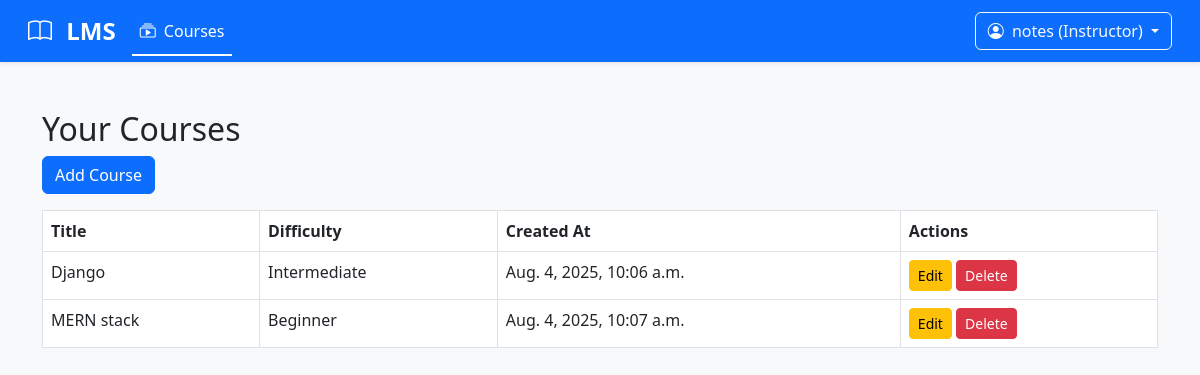
Before: /courses/instructor/ (signed in) with the older database file.
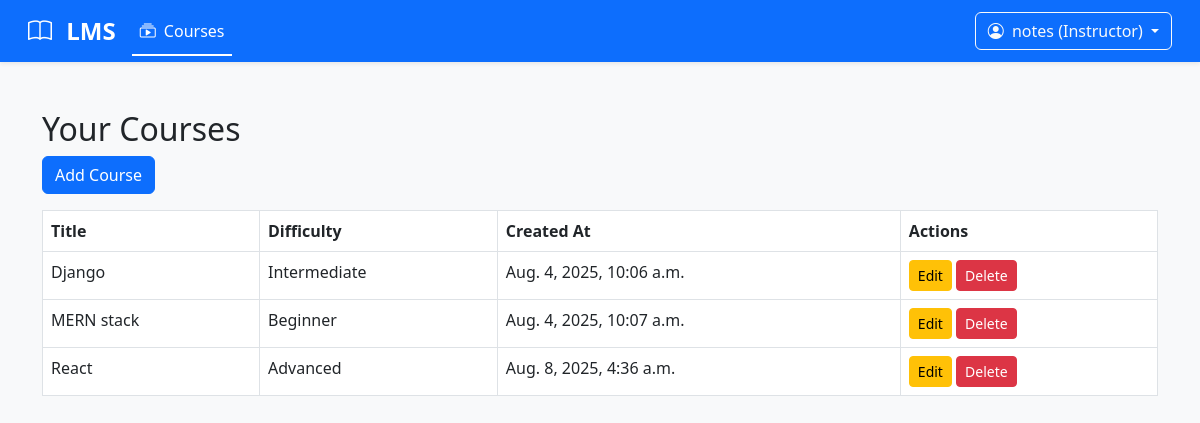
After: the same page with the newer database file.
### courses/models.py (models this page shows, shortened)
class Course(models.Model):
    title = models.CharField(max_length=200)  # Title of the course
    description = models.TextField()          # Detailed course description
    instructor = models.ForeignKey(User, on_delete=models.CASCADE)  # Who created this course
    difficulty = models.CharField(max_length=20, choices=DIFFICULTY_CHOICES)  # Difficulty level
    created_at = models.DateTimeField(auto_now_add=True)  # Auto-set to current date when created

### courses/views.py (the view)
# urls.py: path('instructor/', views.instructor_courses, name='instructor_courses'),
@login_required
@user_passes_test(is_instructor)
def instructor_courses(request):
    courses = Course.objects.filter(instructor=request.user)
    return render(request, 'courses/instructor_courses.html', {'courses': courses})

### courses/views.py (called while the page is built)
def is_instructor(user):
    return user.groups.filter(name='Instructor').exists()

### notifications/context_processors.py (called while the page is built)
def unread_notifications(request):
    if request.user.is_authenticated:
        unread_count = Notification.objects.filter(user=request.user, is_read=False).count()
    else:
        unread_count = 0
    return {'unread_notification_count': unread_count}

### courses/templates/courses/instructor_courses.html
{% extends 'base.html' %}
{% block content %}
<div class="container mt-4">
  <h2>Your Courses</h2>
  <a href="{% url 'add_course' %}" class="btn btn-primary mb-3">Add Course</a>
  <table class="table table-bordered">
    <thead>
      <tr>
        <th>Title</th>
        <th>Difficulty</th>
        <th>Created At</th>
        <th>Actions</th>
      </tr>
    </thead>
    <tbody>
      {% for course in courses %}
      <tr>
        <td>{{ course.title }}</td>
        <td>{{ course.difficulty }}</td>
        <td>{{ course.created_at }}</td>
        <td>
          <a href="{% url 'edit_course' course.id %}" class="btn btn-warning btn-sm">Edit</a>
          <a href="{% url 'delete_course' course.id %}" class="btn btn-danger btn-sm">Delete</a>
        </td>
      </tr>
      {% empty %}
      <tr>
        <td colspan="4">No courses found.</td>
      </tr>
      {% endfor %}
    </tbody>
  </table>
</div>
{% endblock %}

Changed rows visible on the page:
added Course: title "React", difficulty "Advanced", created_at "Aug. 8, 2025, 4:36 a.m."
